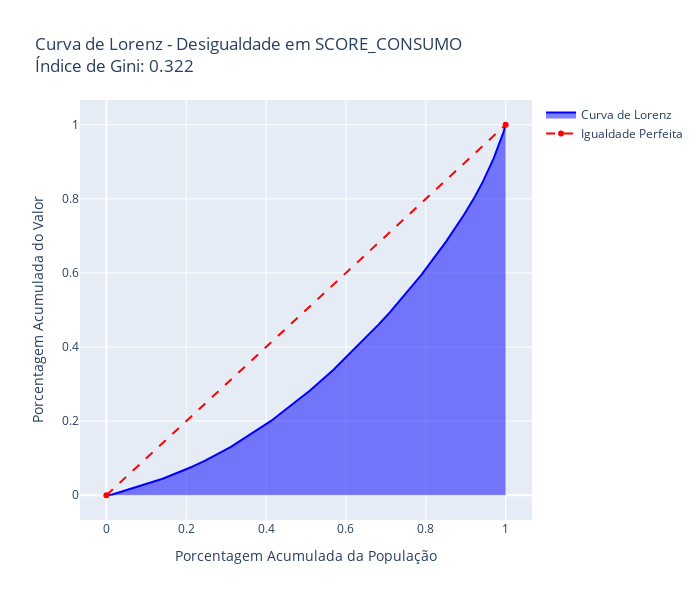
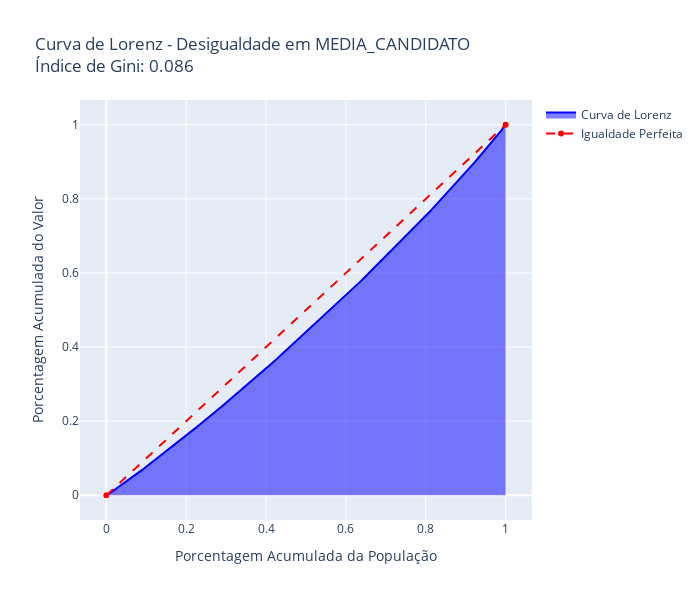

The code cell stored with these charts, in order, in its notebook:
### Code cell
plot_lorenz_curve(sample, 'SCORE_CONSUMO')
plot_lorenz_curve(sample, 'MEDIA_CANDIDATO')

### Figure 1 — Plotly figure (JSON) as saved in the notebook; plotly's stock layout.template omitted (floating-point values rounded to 4 significant figures; data arrays with more than 128 entries replaced by an {"elided": "..."} marker saying what was removed)
{"data": [{"fill": "tozeroy", "line": {"color": "blue"}, "name": "Curva de Lorenz", "type": "scatter", "x": {"elided": "3001 float values"}, "y": {"elided": "3001 float values"}}, {"line": {"color": "red", "dash": "dash"}, "name": "Igualdade Perfeita", "type": "scatter", "x": [0, 1], "y": [0, 1]}], "layout": {"height": 600, "title": {"text": "Curva de Lorenz - Desigualdade em SCORE_CONSUMO<br>Índice de Gini: 0.322"}, "width": 700, "xaxis": {"title": {"text": "Porcentagem Acumulada da População"}}, "yaxis": {"title": {"text": "Porcentagem Acumulada do Valor"}}}}

### Figure 2 — Plotly figure (JSON) as saved in the notebook; plotly's stock layout.template omitted (floating-point values rounded to 4 significant figures; data arrays with more than 128 entries replaced by an {"elided": "..."} marker saying what was removed)
{"data": [{"fill": "tozeroy", "line": {"color": "blue"}, "name": "Curva de Lorenz", "type": "scatter", "x": {"elided": "3001 float values"}, "y": {"elided": "3001 float values"}}, {"line": {"color": "red", "dash": "dash"}, "name": "Igualdade Perfeita", "type": "scatter", "x": [0, 1], "y": [0, 1]}], "layout": {"height": 600, "title": {"text": "Curva de Lorenz - Desigualdade em MEDIA_CANDIDATO<br>Índice de Gini: 0.086"}, "width": 700, "xaxis": {"title": {"text": "Porcentagem Acumulada da População"}}, "yaxis": {"title": {"text": "Porcentagem Acumulada do Valor"}}}}
